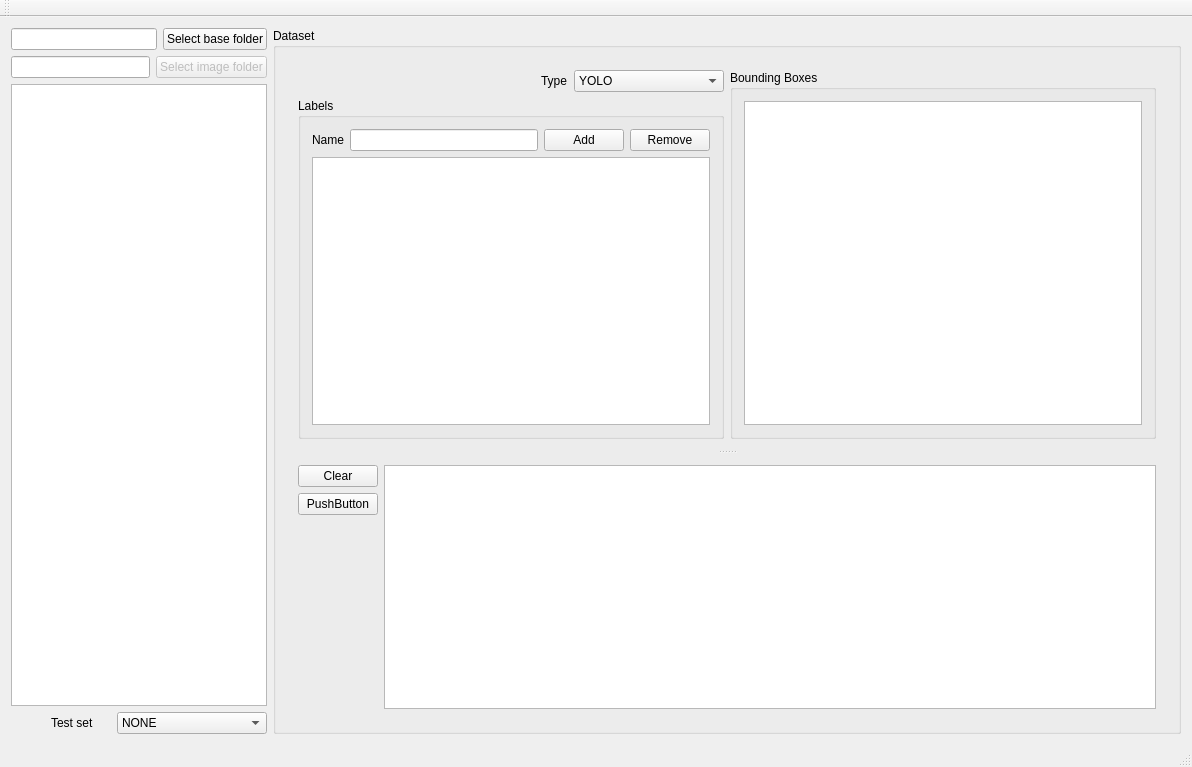
<?xml version="1.0" encoding="UTF-8"?>
<ui version="4.0">
 <class>MainWindow</class>
 <widget class="QMainWindow" name="MainWindow">
  <property name="geometry">
   <rect>
    <x>0</x>
    <y>0</y>
    <width>1192</width>
    <height>767</height>
   </rect>
  </property>
  <property name="windowTitle">
   <string>MainWindow</string>
  </property>
  <widget class="QWidget" name="centralWidget">
   <layout class="QGridLayout" name="gridLayout">
    <item row="0" column="0" rowspan="2">
     <layout class="QVBoxLayout" name="verticalLayout">
      <item>
       <layout class="QHBoxLayout" name="horizontalLayout_5">
        <item>
         <widget class="QLineEdit" name="lineEdit_base_folder_path">
          <property name="sizePolicy">
           <sizepolicy hsizetype="Preferred" vsizetype="Fixed">
            <horstretch>0</horstretch>
            <verstretch>0</verstretch>
           </sizepolicy>
          </property>
          <property name="readOnly">
           <bool>true</bool>
          </property>
         </widget>
        </item>
        <item>
         <widget class="QPushButton" name="pushButton_base_folder">
          <property name="sizePolicy">
           <sizepolicy hsizetype="Maximum" vsizetype="Fixed">
            <horstretch>0</horstretch>
            <verstretch>0</verstretch>
           </sizepolicy>
          </property>
          <property name="text">
           <string>Select base folder</string>
          </property>
         </widget>
        </item>
       </layout>
      </item>
      <item>
       <layout class="QHBoxLayout" name="horizontalLayout">
        <item>
         <widget class="QLineEdit" name="lineEdit_img_folder_path">
          <property name="sizePolicy">
           <sizepolicy hsizetype="Preferred" vsizetype="Fixed">
            <horstretch>0</horstretch>
            <verstretch>0</verstretch>
           </sizepolicy>
          </property>
          <property name="readOnly">
           <bool>true</bool>
          </property>
         </widget>
        </item>
        <item>
         <widget class="QPushButton" name="pushButton_img_folder">
          <property name="enabled">
           <bool>false</bool>
          </property>
          <property name="sizePolicy">
           <sizepolicy hsizetype="Maximum" vsizetype="Fixed">
            <horstretch>0</horstretch>
            <verstretch>0</verstretch>
           </sizepolicy>
          </property>
          <property name="text">
           <string>Select image folder</string>
          </property>
         </widget>
        </item>
       </layout>
      </item>
      <item>
       <widget class="QListView" name="listView_images">
        <property name="sizePolicy">
         <sizepolicy hsizetype="Preferred" vsizetype="Expanding">
          <horstretch>0</horstretch>
          <verstretch>0</verstretch>
         </sizepolicy>
        </property>
        <property name="editTriggers">
         <set>QAbstractItemView::NoEditTriggers</set>
        </property>
        <property name="showDropIndicator" stdset="0">
         <bool>false</bool>
        </property>
        <property name="movement">
         <enum>QListView::Static</enum>
        </property>
        <property name="uniformItemSizes">
         <bool>true</bool>
        </property>
        <property name="wordWrap">
         <bool>true</bool>
        </property>
       </widget>
      </item>
      <item>
       <layout class="QHBoxLayout" name="horizontalLayout_2">
        <item>
         <spacer name="horizontalSpacer">
          <property name="orientation">
           <enum>Qt::Horizontal</enum>
          </property>
          <property name="sizeType">
           <enum>QSizePolicy::Preferred</enum>
          </property>
          <property name="sizeHint" stdset="0">
           <size>
            <width>40</width>
            <height>20</height>
           </size>
          </property>
         </spacer>
        </item>
        <item>
         <widget class="QLabel" name="label">
          <property name="text">
           <string>Test set</string>
          </property>
         </widget>
        </item>
        <item>
         <widget class="QComboBox" name="comboBox">
          <property name="sizePolicy">
           <sizepolicy hsizetype="Preferred" vsizetype="Fixed">
            <horstretch>0</horstretch>
            <verstretch>0</verstretch>
           </sizepolicy>
          </property>
          <property name="minimumSize">
           <size>
            <width>150</width>
            <height>0</height>
           </size>
          </property>
          <item>
           <property name="text">
            <string>NONE</string>
           </property>
          </item>
          <item>
           <property name="text">
            <string>1%</string>
           </property>
          </item>
          <item>
           <property name="text">
            <string>5%</string>
           </property>
          </item>
          <item>
           <property name="text">
            <string>10%</string>
           </property>
          </item>
          <item>
           <property name="text">
            <string>20%</string>
           </property>
          </item>
          <item>
           <property name="text">
            <string>50%</string>
           </property>
          </item>
          <item>
           <property name="text">
            <string>100%</string>
           </property>
          </item>
         </widget>
        </item>
       </layout>
      </item>
     </layout>
    </item>
    <item row="0" column="1" rowspan="2">
     <widget class="QGroupBox" name="groupBox">
      <property name="sizePolicy">
       <sizepolicy hsizetype="Expanding" vsizetype="Preferred">
        <horstretch>0</horstretch>
        <verstretch>0</verstretch>
       </sizepolicy>
      </property>
      <property name="title">
       <string>Dataset</string>
      </property>
      <layout class="QGridLayout" name="gridLayout_5">
       <item row="0" column="0">
        <widget class="QSplitter" name="splitter">
         <property name="orientation">
          <enum>Qt::Vertical</enum>
         </property>
         <widget class="QWidget" name="">
          <layout class="QGridLayout" name="gridLayout_4">
           <item row="0" column="0">
            <layout class="QHBoxLayout" name="horizontalLayout_3">
             <item>
              <spacer name="horizontalSpacer_2">
               <property name="orientation">
                <enum>Qt::Horizontal</enum>
               </property>
               <property name="sizeHint" stdset="0">
                <size>
                 <width>40</width>
                 <height>20</height>
                </size>
               </property>
              </spacer>
             </item>
             <item>
              <widget class="QLabel" name="label_2">
               <property name="text">
                <string>Type</string>
               </property>
              </widget>
             </item>
             <item>
              <widget class="QComboBox" name="comboBox_dataset_type">
               <property name="minimumSize">
                <size>
                 <width>150</width>
                 <height>0</height>
                </size>
               </property>
               <item>
                <property name="text">
                 <string>YOLO</string>
                </property>
               </item>
              </widget>
             </item>
            </layout>
           </item>
           <item row="0" column="1" rowspan="2">
            <widget class="QGroupBox" name="groupBox_3">
             <property name="title">
              <string>Bounding Boxes</string>
             </property>
             <layout class="QGridLayout" name="gridLayout_2">
              <item row="0" column="0">
               <widget class="QListView" name="listView_bounding_boxes"/>
              </item>
             </layout>
            </widget>
           </item>
           <item row="1" column="0">
            <widget class="QGroupBox" name="groupBox_2">
             <property name="title">
              <string>Labels</string>
             </property>
             <layout class="QGridLayout" name="gridLayout_3">
              <item row="1" column="0">
               <widget class="QTableView" name="tableView_labels">
                <property name="alternatingRowColors">
                 <bool>true</bool>
                </property>
                <property name="selectionMode">
                 <enum>QAbstractItemView::SingleSelection</enum>
                </property>
                <property name="gridStyle">
                 <enum>Qt::DashDotDotLine</enum>
                </property>
                <property name="sortingEnabled">
                 <bool>true</bool>
                </property>
                <attribute name="horizontalHeaderCascadingSectionResizes">
                 <bool>true</bool>
                </attribute>
                <attribute name="horizontalHeaderStretchLastSection">
                 <bool>false</bool>
                </attribute>
                <attribute name="verticalHeaderVisible">
                 <bool>false</bool>
                </attribute>
               </widget>
              </item>
              <item row="0" column="0">
               <layout class="QHBoxLayout" name="horizontalLayout_4">
                <item>
                 <widget class="QLabel" name="label_3">
                  <property name="text">
                   <string>Name</string>
                  </property>
                 </widget>
                </item>
                <item>
                 <widget class="QLineEdit" name="lineEdit_label"/>
                </item>
                <item>
                 <widget class="QPushButton" name="pushButton_add_label">
                  <property name="text">
                   <string>Add</string>
                  </property>
                 </widget>
                </item>
                <item>
                 <widget class="QPushButton" name="pushButton_remove_label">
                  <property name="text">
                   <string>Remove</string>
                  </property>
                 </widget>
                </item>
               </layout>
              </item>
             </layout>
            </widget>
           </item>
          </layout>
         </widget>
         <widget class="QWidget" name="">
          <layout class="QHBoxLayout" name="horizontalLayout_6">
           <item>
            <layout class="QVBoxLayout" name="verticalLayout_2">
             <item>
              <widget class="QPushButton" name="pushButton_clear">
               <property name="sizePolicy">
                <sizepolicy hsizetype="Preferred" vsizetype="Fixed">
                 <horstretch>0</horstretch>
                 <verstretch>0</verstretch>
                </sizepolicy>
               </property>
               <property name="text">
                <string>Clear</string>
               </property>
              </widget>
             </item>
             <item>
              <widget class="QPushButton" name="pushButton_2">
               <property name="text">
                <string>PushButton</string>
               </property>
              </widget>
             </item>
             <item>
              <spacer name="verticalSpacer">
               <property name="orientation">
                <enum>Qt::Vertical</enum>
               </property>
               <property name="sizeHint" stdset="0">
                <size>
                 <width>20</width>
                 <height>40</height>
                </size>
               </property>
              </spacer>
             </item>
            </layout>
           </item>
           <item>
            <widget class="QGraphicsView" name="graphicsView_image"/>
           </item>
          </layout>
         </widget>
        </widget>
       </item>
      </layout>
     </widget>
    </item>
   </layout>
  </widget>
  <widget class="QMenuBar" name="menuBar">
   <property name="geometry">
    <rect>
     <x>0</x>
     <y>0</y>
     <width>1192</width>
     <height>22</height>
    </rect>
   </property>
  </widget>
  <widget class="QToolBar" name="mainToolBar">
   <attribute name="toolBarArea">
    <enum>TopToolBarArea</enum>
   </attribute>
   <attribute name="toolBarBreak">
    <bool>false</bool>
   </attribute>
  </widget>
  <widget class="QStatusBar" name="statusBar"/>
 </widget>
 <layoutdefault spacing="6" margin="11"/>
 <resources/>
 <connections/>
</ui>
